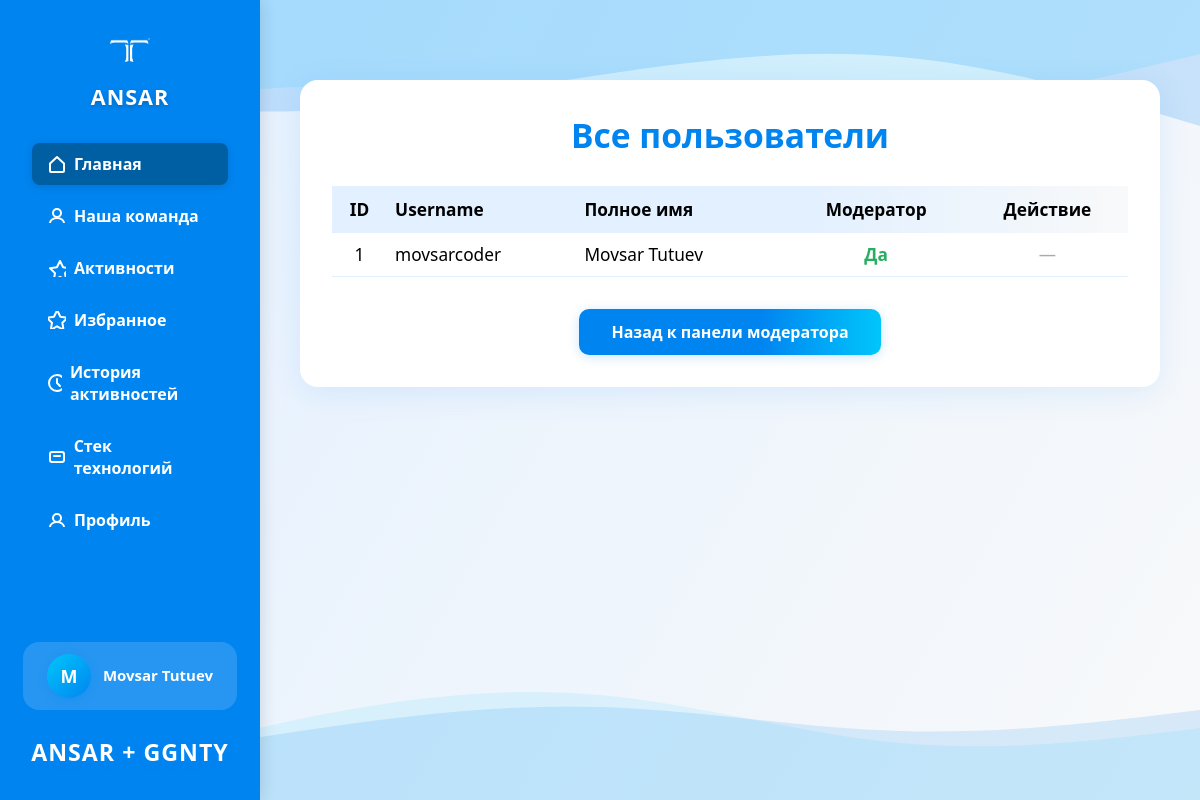
/moder/users_list (signed in), run on the app's committed database.
### database/models.py (models this page shows)
class User(Base):
    __tablename__ = "users"  # Название таблицы в БД
    id = Column(Integer, primary_key=True, index=True)
    registered_at = Column(DateTime, default=datetime.now(timezone.utc))
    username = Column(String, unique=True, nullable=False)
    password_hash = Column(String, nullable=False)
    full_name = Column(String, nullable=True)
    is_moderator = Column(Boolean, default=False)
    preferences = relationship("UserPreferences", back_populates="user", uselist=False)  # 1:1
    history = relationship("ActivityHistory", back_populates="user")  # 1:N
    recommendations = relationship("Recommendation", back_populates="user")  # 1:N

### app/routes/moder_activities.py (the view)
@router.get('/users_list', response_class=HTMLResponse)
async def list_users(request: Request):
    user = request.state.current_user
    if not user or not getattr(user, 'is_moderator', False):
        return RedirectResponse(url="/auth/login", status_code=302)
    users = await CrudUser().list_users()
    return templates.TemplateResponse("users_list.html", {
        "request": request,
        "users": users,
        "current_user": user
    })

### app/templates/users_list.html
{% extends 'base.html' %}
{% block content %}
<div style="max-width: 900px; margin: 40px auto; padding: 32px; background: #fff; border-radius: 18px; box-shadow: 0 6px 32px rgba(0,132,240,0.10);">
    <h2 style="color: #0084f0; font-size: 2.1rem; font-weight: 800; margin-bottom: 28px; text-align:center;">Все пользователи</h2>
    <div style="overflow-x:auto;">
    <table style="width:100%;border-collapse:collapse;font-size:1.08rem;">
        <thead>
            <tr style="background:linear-gradient(90deg,#e3f0ff 60%,#f8f9fa 100%);">
                <th style="padding:12px 8px;text-align:center;font-weight:800;">ID</th>
                <th style="padding:12px 8px;text-align:left;font-weight:800;">Username</th>
                <th style="padding:12px 8px;text-align:left;font-weight:800;">Полное имя</th>
                <th style="padding:12px 8px;text-align:center;font-weight:800;">Модератор</th>
                <th style="padding:12px 8px;text-align:center;font-weight:800;">Действие</th>
            </tr>
        </thead>
        <tbody>
            {% for u in users %}
            <tr style="border-bottom:1px solid #e3f0ff;">
                <td style="padding:10px 8px;text-align:center;">{{ u.id }}</td>
                <td style="padding:10px 8px;text-align:left;">{{ u.username }}</td>
                <td style="padding:10px 8px;text-align:left;">{{ u.full_name or '-' }}</td>
                <td style="padding:10px 8px;text-align:center;">
                    {% if u.is_moderator %}
                        <span style="color:#27ae60;font-weight:700;">Да</span>
                    {% else %}
                        <span style="color:#e74c3c;font-weight:700;">Нет</span>
                    {% endif %}
                </td>
                <td style="padding:10px 8px;text-align:center;">
                    {% if current_user.id != u.id %}
                    <form method="post" action="/moder/toggle_role/{{ u.id }}" style="display:inline;">
                        <button type="submit" style="padding:7px 18px;border-radius:8px;border:none;font-weight:700;cursor:pointer;background:linear-gradient(90deg,#0084f0 60%,#00c6fb 100%);color:#fff;box-shadow:0 2px 8px #0084f033;transition:background 0.18s;">
                            {% if u.is_moderator %}Сделать обычным{% else %}Сделать модератором{% endif %}
                        </button>
                    </form>
                    {% else %}
                        <span style="color:#aaa;">—</span>
                    {% endif %}
                </td>
            </tr>
            {% endfor %}
        </tbody>
    </table>
    </div>
    <div style="text-align:center;margin-top:32px;">
        <a href="/moder" style="display:inline-block;padding:12px 32px;background:linear-gradient(90deg,#0084f0 60%,#00c6fb 100%);color:#fff;font-weight:800;border-radius:10px;text-decoration:none;box-shadow:0 2px 12px #0084f033;transition:background 0.18s;">Назад к панели модератора</a>
    </div>
</div>
{% endblock %}

### app/templates/base.html (shortened to what this page needs)
<!DOCTYPE html>
<html lang="ru">
<head>
</head>
<body>
<div class="bg-waves">
</div>
<div class="left-bar">
    <div class="logo-container" style="flex-direction:column;align-items:center;gap:10px;">
        <div class="logos-row" style="display:flex;align-items:center;justify-content:center;gap:12px;">
            <img src="/static/ansar.png" alt="ANSAR Logo" style="width: 40px; height: 40px; object-fit: contain; filter: brightness(0) invert(1);">
        </div>
        <div class="logo-text" style="margin-top:2px;font-size:1.35rem;letter-spacing:1px;text-align:center;">ANSAR</div>
    </div>
    <div class="nav-menu">
        <a href="/" class="nav-item active">
            <svg width="18" height="18" fill="none" xmlns="http://www.w3.org/2000/svg">
                <path d="M2 8.5L9 2l7 6.5V16a1 1 0 0 1-1 1H3a1 1 0 0 1-1-1V8.5z" stroke="white" stroke-width="2" stroke-linecap="round" stroke-linejoin="round"/>
            </svg>
            <span>Главная</span>
        </a>
        <a href="/this_command" class="nav-item">
            <svg width="18" height="18" fill="none" xmlns="http://www.w3.org/2000/svg">
                <circle cx="9" cy="6" r="4" stroke="white" stroke-width="2"/>
                <path d="M2 16c0-2.761 3.134-5 7-5s7 2.239 7 5" stroke="white" stroke-width="2"/>
            </svg>
            <span>Наша команда</span>
        </a>
        <a href="/activities" class="nav-item">
            <svg width="18" height="18" fill="none" xmlns="http://www.w3.org/2000/svg">
                <path d="M12 2l3.09 6.26L22 9.27l-5 4.87 1.18 6.88L12 17.77l-6.18 3.25L7 14.14 2 9.27l6.91-1.01L12 2z" stroke="white" stroke-width="2" stroke-linecap="round" stroke-linejoin="round"/>
            </svg>
            <span>Активности</span>
        </a>
        <a href="/favorites" class="nav-item">
            <span>Избранное</span>
        </a>
        <a href="/history" class="nav-item">
            <svg width="18" height="18" fill="none" xmlns="http://www.w3.org/2000/svg">
                <circle cx="9" cy="9" r="8" stroke="white" stroke-width="2"/>
                <path d="M9 5v4l3 3" stroke="white" stroke-width="2" stroke-linecap="round" stroke-linejoin="round"/>
            </svg>
            <span>История активностей</span>
        </a>
        <a href="/project_technologies" class="nav-item">
            <svg width="18" height="18" fill="none" xmlns="http://www.w3.org/2000/svg">
                <rect x="2" y="4" width="14" height="10" rx="2" stroke="white" stroke-width="2"/>
                <path d="M6 8h6" stroke="white" stroke-width="2" stroke-linecap="round"/>
            </svg>
            <span>Стек технологий</span>
        </a>
        <a href="{% if request.state.current_user %}/profile/{{ request.state.current_user.id }}{% else %}/auth/login{% endif %}" class="nav-item">
            <svg width="18" height="18" fill="none" xmlns="http://www.w3.org/2000/svg">
                <path d="M9 11a4 4 0 1 0 0-8 4 4 0 0 0 0 8z" stroke="white" stroke-width="2"/>
                <path d="M2 16c0-2.761 3.134-5 7-5s7 2.239 7 5" stroke="white" stroke-width="2"/>
            </svg>
            <span>Профиль</span>
        </a>
    </div>
    <div style="flex:1;"></div>
    <div class="sidebar-bottom" style="width:100%;padding:0 0 32px 0;display:flex;flex-direction:column;align-items:center;gap:18px;">
        {% if request.state.current_user %}
            <div class="user-profile" style="display: flex; align-items: center; gap: 12px; padding: 12px 24px; background: rgba(255,255,255,0.15); border-radius: 16px;">
                <div class="user-avatar" style="width: 44px; height: 44px; background: linear-gradient(135deg, #00c6fb 0%, #0084f0 100%); border-radius: 50%; display: flex; align-items: center; justify-content: center; color: white; font-weight: bold; font-size: 18px; box-shadow: 0 2px 8px rgba(0,132,240,0.3);">
                    {{ request.state.current_user.full_name[0] if request.state.current_user.full_name else request.state.current_user.username[0] }}
                </div>
                <div class="user-info" style="flex: 1; min-width: 0;">
                    <div class="user-name" style="color: white; font-weight: 600; font-size: 15px; margin-bottom: 2px; white-space: nowrap; overflow: hidden; text-overflow: ellipsis;">
                        {{ request.state.current_user.full_name or request.state.current_user.username }}
                    </div>
                </div>
            </div>
        {% endif %}
        <div class="sidebar-bottom-text" style="width:100%;text-align:center;margin-top:8px;">
            <span style="color:#fff;font-size:1.45rem;font-weight:800;letter-spacing:1px;text-shadow:0 2px 8px #0094ff33;">ANSAR + GGNTY</span>
        </div>
    </div>
</div>
<div class="main-content">
    {% block content %}
    {% endblock %}
</div>
</body>
</html>

### app/templates/base.html (style rules this page uses)
* { margin: 0; padding: 0; box-sizing: border-box; font-family: 'Segoe UI', Tahoma, Geneva, Verdana, sans-serif; }
body { background: linear-gradient(120deg, #e3f0ff 0%, #f8f9fa 100%); min-height: 100vh; position: relative; overflow-x: hidden; }
.bg-waves { position: fixed; inset: 0; width: 100vw; height: 100vh; z-index: -1; pointer-events: none; }
.wave-top, .wave-bottom { position: absolute; left: 0; width: 100vw; height: 180px; min-width: unset; max-width: unset; preserveAspectRatio: none; }
.wave-bottom { bottom: 0; }
.left-bar { position: fixed; top: 0; left: 0; width: 260px; height: 100vh; background-color: #0084f0; color: white; display: flex; flex-direction: column; align-items: stretch; box-shadow: 2px 0 15px rgba(0, 0, 0, 0.12); z-index: 100; padding: 30px 0 0 0; }
.logo-container { display: flex; align-items: center; gap: 15px; padding: 0 32px 32px 32px; }
.logo-text { font-size: 28px; font-weight: 800; letter-spacing: 1px; text-shadow: 0 2px 4px rgba(0, 0, 0, 0.2); }
.nav-menu { display: flex; flex-direction: column; gap: 10px; margin: 0 0 30px 0; padding: 0 32px; }
.nav-item { color: white; text-decoration: none; font-weight: 600; font-size: 16px; padding: 10px 16px; border-radius: 8px; transition: all 0.3s ease; display: flex; align-items: center; gap: 8px; }
.nav-item.active, .nav-item:focus { background-color: #005fa3; box-shadow: 0 2px 8px rgba(0,0,0,0.12); }
.main-content { margin-left: 260px; padding: 40px 40px 40px 40px; min-height: 100vh; transition: margin-left 0.3s; }

### data on the page
User: state.current_user "M", state.current_user "Movsar Tutuev", id "1", username "movsarcoder", full_name "Movsar Tutuev", is_moderator "Да"
